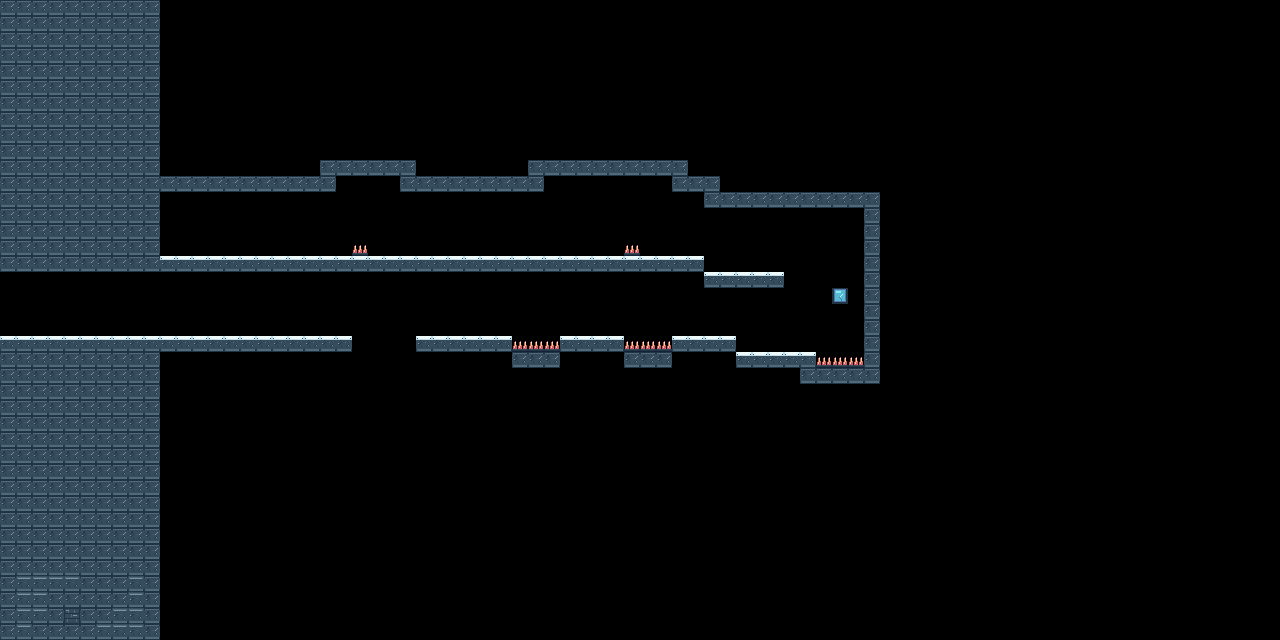

This is a level from a 2D game, rendered from its Tiled map with the project's own tilesets. A one-line summary and the map file follow, with tile-layer data summarised:
An orthogonal 80x40 tile map with 16x16 px tiles, 2 tile layers (Terrain, Hazards) and 35 objects (player_start).

<map version="1.10" tiledversion="1.12.2" orientation="orthogonal" renderorder="right-down" width="80" height="40" tilewidth="16" tileheight="16" infinite="0" nextlayerid="6" nextobjectid="221">
 <properties>
  <property name="backgroundImage" value="none" />
  <property name="camera" value="horizontal scrolling" />
  <property name="difficulty" value="normal" />
  <property name="mapHeightPixels" type="int" value="640" />
  <property name="mapWidthPixels" type="int" value="1280" />
  <property name="theme" value="snowy mountain and ice cave" />
 </properties>
 <tileset firstgid="1" name="IceboundAscent" tilewidth="16" tileheight="16" spacing="2" margin="2" tilecount="20" columns="5">
  <image source="tileset.png" width="92" height="74" />
  <tile id="0" type="snow_ground_center">
   <properties>
    <property name="kind" value="snow_ground_center" />
    <property name="role" value="solid" />
   </properties>
   <objectgroup draworder="index">
    <object id="1" x="0" y="0" width="16" height="16" />
   </objectgroup>
  </tile>
  <tile id="1" type="snow_ground_left_edge">
   <properties>
    <property name="kind" value="snow_ground_left_edge" />
    <property name="role" value="solid" />
   </properties>
   <objectgroup draworder="index">
    <object id="2" x="0" y="0" width="16" height="16" />
   </objectgroup>
  </tile>
  <tile id="2" type="snow_ground_right_edge">
   <properties>
    <property name="kind" value="snow_ground_right_edge" />
    <property name="role" value="solid" />
   </properties>
   <objectgroup draworder="index">
    <object id="3" x="0" y="0" width="16" height="16" />
   </objectgroup>
  </tile>
  <tile id="3" type="snow_top">
   <properties>
    <property name="kind" value="snow_top" />
    <property name="role" value="solid" />
   </properties>
   <objectgroup draworder="index">
    <object id="4" x="0" y="0" width="16" height="16" />
   </objectgroup>
  </tile>
  <tile id="4" type="cliff_face">
   <properties>
    <property name="kind" value="cliff_face" />
    <property name="role" value="solid" />
   </properties>
   <objectgroup draworder="index">
    <object id="5" x="0" y="0" width="16" height="16" />
   </objectgroup>
  </tile>
  <tile id="5" type="stone_wall">
   <properties>
    <property name="kind" value="stone_wall" />
    <property name="role" value="solid" />
   </properties>
   <objectgroup draworder="index">
    <object id="6" x="0" y="0" width="16" height="16" />
   </objectgroup>
  </tile>
  <tile id="6" type="air_platform_snow">
   <properties>
    <property name="kind" value="air_platform_snow" />
    <property name="role" value="platform" />
   </properties>
   <objectgroup draworder="index">
    <object id="7" x="0" y="5" width="16" height="11" />
   </objectgroup>
  </tile>
  <tile id="7" type="air_platform_ice">
   <properties>
    <property name="kind" value="air_platform_ice" />
    <property name="role" value="platform" />
    <property name="slippery" type="bool" value="true" />
   </properties>
   <objectgroup draworder="index">
    <object id="8" x="0" y="5" width="16" height="11" />
   </objectgroup>
  </tile>
  <tile id="8" type="ice_block">
   <properties>
    <property name="kind" value="ice_block" />
    <property name="role" value="solid" />
    <property name="slippery" type="bool" value="true" />
   </properties>
   <objectgroup draworder="index">
    <object id="9" x="0" y="0" width="16" height="16" />
   </objectgroup>
  </tile>
  <tile id="9" type="spikes">
   <properties>
    <property name="damage" type="int" value="1" />
    <property name="kind" value="spikes" />
    <property name="role" value="hazard" />
   </properties>
   <objectgroup draworder="index">
    <object id="10" x="1" y="9" width="14" height="7" />
   </objectgroup>
  </tile>
  <tile id="10" type="collectible_crystal">
   <properties>
    <property name="kind" value="collectible_crystal" />
    <property name="role" value="collectible" />
   </properties>
  </tile>
  <tile id="11" type="checkpoint">
   <properties>
    <property name="kind" value="checkpoint" />
    <property name="role" value="checkpoint" />
   </properties>
  </tile>
  <tile id="12" type="exit_gate">
   <properties>
    <property name="kind" value="exit_gate" />
    <property name="role" value="goal" />
   </properties>
  </tile>
  <tile id="13" type="start_marker">
   <properties>
    <property name="kind" value="start_marker" />
    <property name="role" value="marker" />
   </properties>
  </tile>
  <tile id="14" type="icicle_hazard">
   <properties>
    <property name="damage" type="int" value="1" />
    <property name="kind" value="icicle_hazard" />
    <property name="role" value="hazard" />
   </properties>
   <objectgroup draworder="index">
    <object id="11" x="3" y="2">
     <polygon points="0,0 10,0 6,13" />
    </object>
   </objectgroup>
  </tile>
  <tile id="15" type="slope_up_right">
   <properties>
    <property name="kind" value="slope_up_right" />
    <property name="role" value="slope" />
   </properties>
   <objectgroup draworder="index">
    <object id="12" x="0" y="0">
     <polygon points="0,16 16,0 16,16" />
    </object>
   </objectgroup>
  </tile>
  <tile id="16" type="slope_up_left">
   <properties>
    <property name="kind" value="slope_up_left" />
    <property name="role" value="slope" />
   </properties>
   <objectgroup draworder="index">
    <object id="13" x="0" y="0">
     <polygon points="0,0 0,16 16,16" />
    </object>
   </objectgroup>
  </tile>
  <tile id="17" type="ice_cave_wall">
   <properties>
    <property name="kind" value="ice_cave_wall" />
    <property name="role" value="solid" />
    <property name="slippery" type="bool" value="true" />
   </properties>
   <objectgroup draworder="index">
    <object id="14" x="0" y="0" width="16" height="16" />
   </objectgroup>
  </tile>
  <tile id="18" type="snow_rock_decor">
   <properties>
    <property name="kind" value="snow_rock_decor" />
    <property name="role" value="decoration" />
   </properties>
  </tile>
  <tile id="19" type="glacial_glint">
   <properties>
    <property name="kind" value="glacial_glint" />
    <property name="role" value="decoration" />
   </properties>
  </tile>
 </tileset>
 <layer id="1" name="Terrain" width="80" height="40">
  <data>[3200 cells, 502 non-empty, 5 distinct tile ids]</data>
 </layer>
 <layer id="2" name="Hazards" width="80" height="40">
  <data>[3200 cells, 11 non-empty, 1 distinct tile ids]</data>
 </layer>
 <objectgroup draworder="index" id="4" name="Entities">
  <object id="100" name="Player Start" type="player_start" x="70" y="338">
   <properties>
    <property name="facing" value="right" />
    <property name="kind" value="player_start" />
   </properties>
   <point />
  </object>
 </objectgroup>
 <objectgroup id="5" name="Decorations">
  <object id="200" gid="15" x="736" y="305.333" width="16" height="16" />
  <object id="201" gid="15" x="720" y="305.333" width="16" height="16" />
  <object id="202" gid="15" x="704" y="305.333" width="16" height="16" />
  <object id="203" gid="15" x="592" y="193.333" width="16" height="16" />
  <object id="204" gid="15" x="513.333" y="208" width="16" height="16" />
  <object id="205" gid="15" x="494.667" y="208" width="16" height="16" />
  <object id="206" gid="15" x="481.333" y="208" width="16" height="16" />
  <object id="207" gid="15" x="462.667" y="208" width="16" height="16" />
  <object id="208" gid="15" x="318.667" y="209.333" width="16" height="16" />
  <object id="209" gid="15" x="286.667" y="209.333" width="16" height="16" />
  <object id="210" gid="15" x="269.333" y="206.667" width="16" height="16" />
  <object id="212" gid="14" x="208" y="256" width="16" height="16" />
  <object id="213" gid="11" x="464" y="240" width="16" height="16" />
  <object id="214" gid="11" x="481.333" y="240" width="16" height="16" />
  </objectgroup>
</map>
<!-- 6 of 35 objects omitted -->
